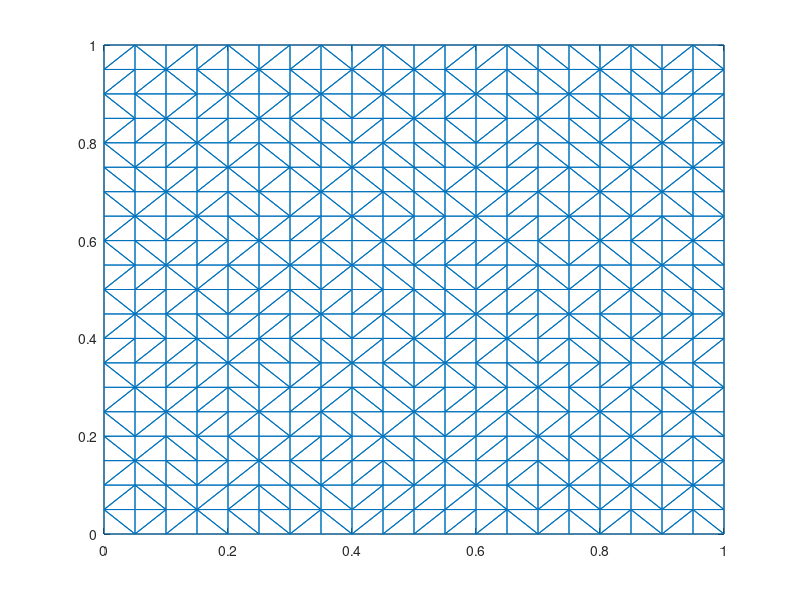
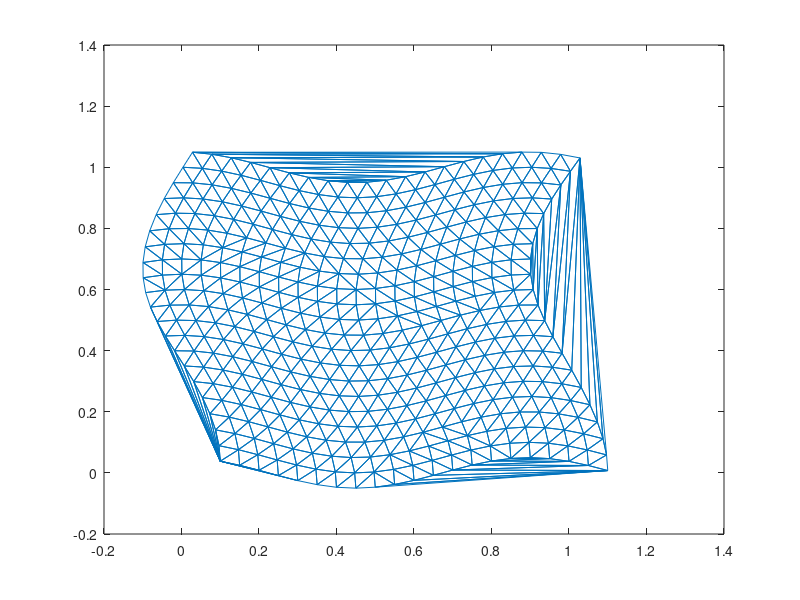

The MATLAB script that drew these images, in order:
clear;
clc;

coords = [];
z=1;

for i=0:0.05:1
    for j=0:0.05:1
        coords(z,:) = [i j];
        z = z + 1;
    end
end
coords;
figure(1);
trimesh(delaunay(coords),coords(:,1),coords(:,2))
figure(2);
sinecoords = coords;
sinecoords(:,1) = sinecoords(:,1) + 0.10*cos(5*sinecoords(:,2));
sinecoords(:,2) = sinecoords(:,2) + 0.05*cos(7*sinecoords(:,1));
trimesh(delaunay(sinecoords),sinecoords(:,1),sinecoords(:,2))

